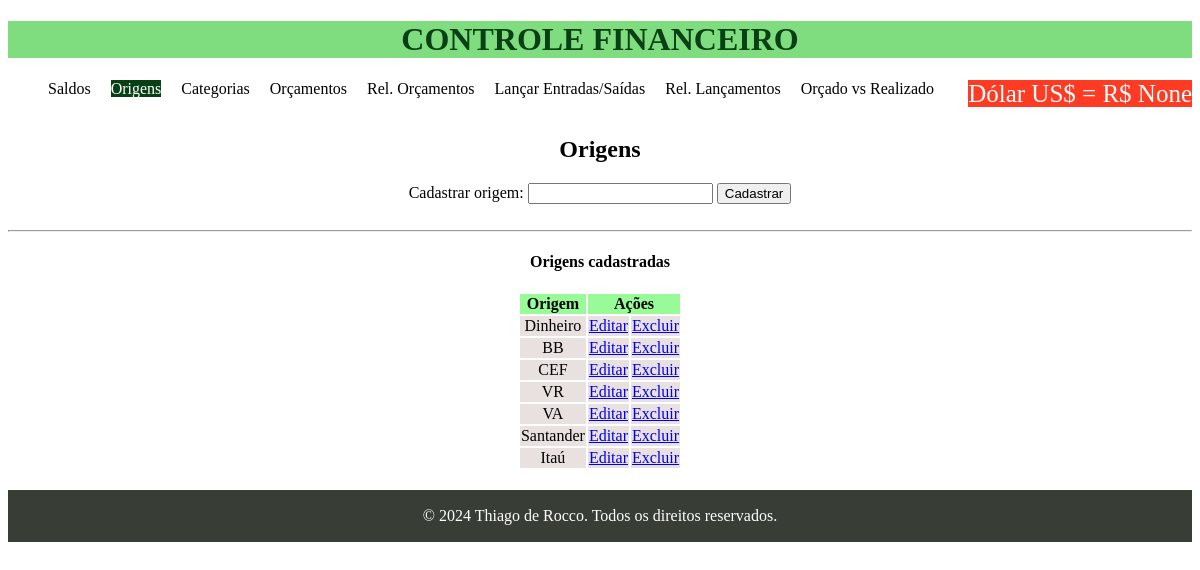
Page /origens/ on the earlier database version.
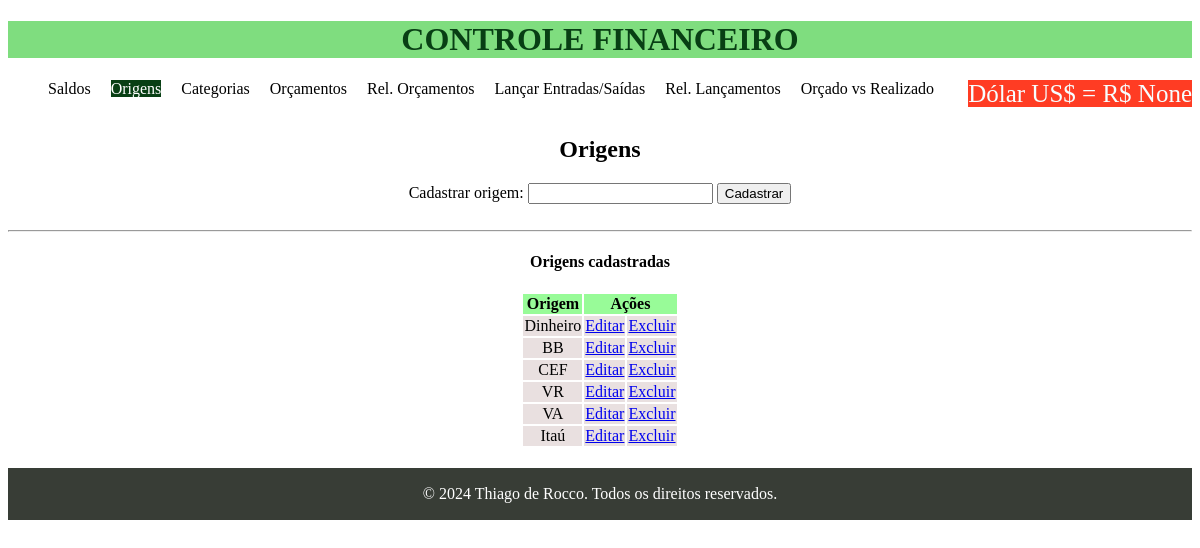
Same page on the later database version.
### financeiro/models.py (models this page shows, shortened)
class Origem(models.Model):
    nome = models.CharField(max_length=255)

### financeiro/views.py (the view)
# urls.py: path('origens/', rel_origens, name='rel_origens'),
def rel_origens(request):
    nova_origem = Origem()
    if 'nome' in request.POST:
        nova_origem.nome = request.POST.get('nome')
        nova_origem.save()
    origens = Origem.objects.all()
    return render(request, 'financeiro/origens.html', {"origens": origens})

### financeiro/templates/financeiro/origens.html (shortened to what this page needs)
{% extends 'financeiro/base.html' %}
{% load static %}
{% block content %}
<br><br>
<h2>Origens</h2>
<form action="{% url 'rel_origens' %}" method="post">
    Cadastrar origem: <input type="text" name="nome">
    <input type="submit" value="Cadastrar">
</form>
<br>
<hr>
<h4>Origens cadastradas</h4>
<table>
    <thead>
        <tr>
            <th>Origem</th>
            <th colspan="2">Ações</th>
        </tr>
    </thead>
    {% for origem in origens %}
    <tr>
        <td>{{ origem.nome }}</td><td><a href="#">Editar</a></td><td><a href="/delete_origem/{{origem.id}}">Excluir</a></td>
    </tr>
    {% endfor %}
</table>
{% endblock %}

Differences in the rows shown:
removed Origem: nome "Santander"
